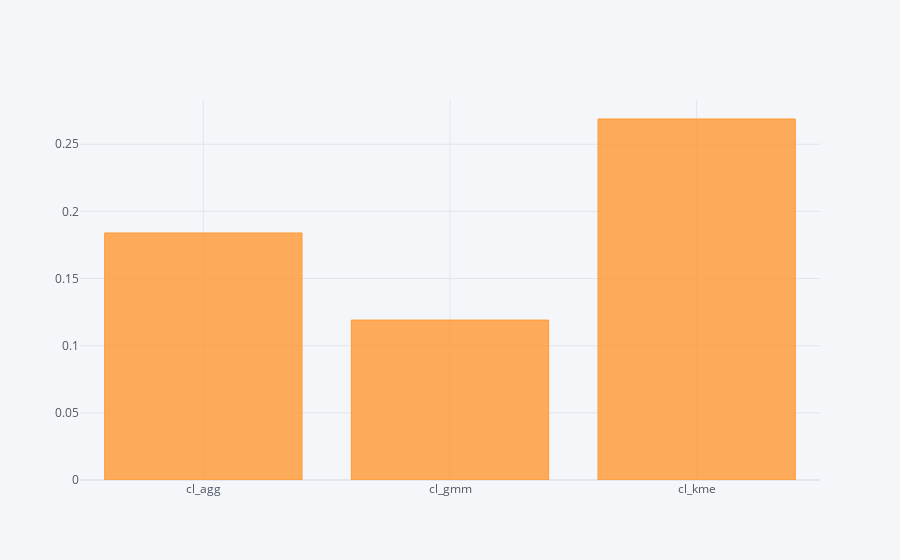

The notebook cell saved with this chart:
### Markdown cell above
## Selección final

### Code cell
varcl = sorted(df_sample.filter(like='cl_'))
for v in varcl:
    Xp[v] = Xp[v].astype(str)
    Xm[v] = Xm[v].astype(str)
    Xt[v] = Xt[v].astype(str)
    df_sample[v] = df_sample[v].astype(str)
    
pd.DataFrame(map(lambda cl:(cl,silhouette_score(Xs,df_sample[cl])),varcl),columns=['cluster','sil']).iplot(kind='bar',categories='cluster')

### Figure 1 — Plotly figure (JSON) as saved in the notebook; plotly's stock layout.template omitted (floating-point values rounded to 4 significant figures)
{"data": [{"marker": {"color": "rgba(255, 153, 51, 0.8)", "line": {"color": "rgba(255, 153, 51, 1.0)", "width": 1}}, "name": "sil", "orientation": "v", "text": "", "type": "bar", "x": ["cl_agg", "cl_gmm", "cl_kme"], "y": [0.184, 0.1191, 0.2688]}], "layout": {"legend": {"bgcolor": "#F5F6F9", "font": {"color": "#4D5663"}}, "paper_bgcolor": "#F5F6F9", "plot_bgcolor": "#F5F6F9", "title": {"font": {"color": "#4D5663"}}, "xaxis": {"gridcolor": "#E1E5ED", "showgrid": true, "tickfont": {"color": "#4D5663"}, "title": {"font": {"color": "#4D5663"}, "text": ""}, "zerolinecolor": "#E1E5ED"}, "yaxis": {"gridcolor": "#E1E5ED", "showgrid": true, "tickfont": {"color": "#4D5663"}, "title": {"font": {"color": "#4D5663"}, "text": ""}, "zerolinecolor": "#E1E5ED"}}}
